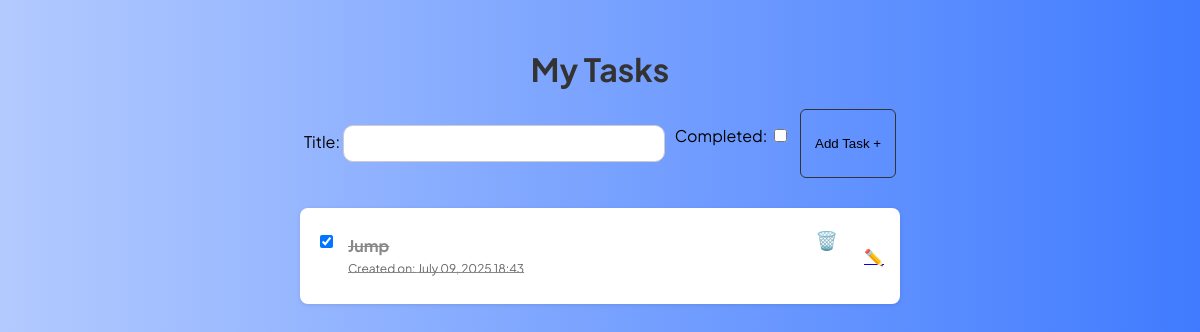
/, run on an earlier commit of the app's database.
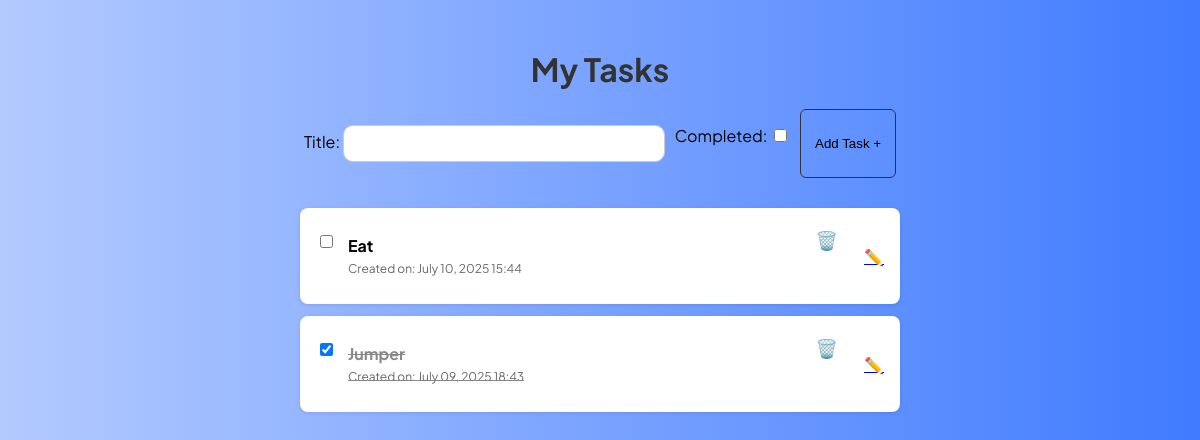
And on a later commit of the database.
### tasks/models.py (models this page shows, shortened)
class Task(models.Model):
    title = models.CharField(max_length=200)
    completed = models.BooleanField(default=False)
    created = models.DateTimeField(auto_now_add=True)

### tasks/views.py (the view)
# urls.py: path('',views.taskList,name='tasks'),
def taskList(request):
    tasks = Task.objects.order_by('-created')
    form = TaskForm()
    if request.method == 'POST':
        form = TaskForm(request.POST)
        if form.is_valid():
            form.save()
            return redirect('/')
    context = {'tasks': tasks, 'form': form}
    return render(request, 'tasks/list.html', context)

### tasks/forms.py
class TaskForm(forms.ModelForm):
    class Meta:
        model = Task
        fields = ['title', 'completed']

### tasks/templates/tasks/list.html (shortened to what this page needs)
<!DOCTYPE html>
<html>
  <head>
    {% load static %}
    <link rel="stylesheet" href="{% static 'tasks/style.css' %}">
  </head>
  <body>
    <h1>My Tasks</h1>
    <form method="POST">
      {{ form.as_p }}
      <button type="submit">Add Task +</button>
    </form>
    <ul>
      {% for task in tasks %}
        <li>
          <div class="task-container">
            <form method="POST" action="{% url 'update-task' task.id %}">
              <input
                type="checkbox"
                onchange="this.form.submit()"
                {% if task.completed %}checked{% endif %}
              />
            </form>
            <div class="task-details {% if task.completed %}task-completed{% endif %}">
              <strong>{{ task.title }}</strong><br />
              <small>Created on: {{ task.created|date:"F d, Y H:i" }}</small>
            </div>
            <form method="POST" action="{% url 'delete-task' task.id %}">
              <button class="icon-btn" type="submit">🗑️</button>
            </form>
            <a href="{% url 'edit-task' task.id %}">✏️</a>
          </div>
        </li>
      {% endfor %}
    </ul>
  </body>
</html>

What changed in the data, as far as the page shows it:
added Task: title "Eat", created "July 10, 2025 15:44"
changed Task: title "Jump" → "Jumper"
